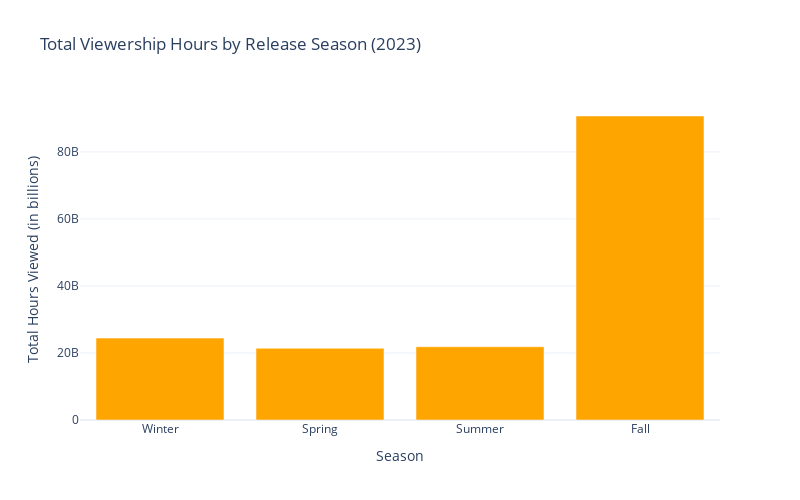

The code cell stored with this chart in its notebook:
### Code cell
def get_season(month):
    if month in [12, 1, 2]:
        return 'Winter'
    elif month in [3, 4, 5]:
        return 'Spring'
    elif month in [6, 7, 8]:
        return 'Summer'
    else:
        return 'Fall'

netflix_data['Release Season'] = netflix_data['Release Month'].apply(get_season)
seasonal_viewership = netflix_data.groupby('Release Season')['Hours Viewed'].sum()

seasons_order = ['Winter', 'Spring', 'Summer', 'Fall']
seasonal_viewership = seasonal_viewership.reindex(seasons_order)

fig = go.Figure(data=[
    go.Bar(
        x=seasonal_viewership.index,
        y=seasonal_viewership.values,
        marker_color='orange'
    )
])
fig.update_layout(
    title='Total Viewership Hours by Release Season (2023)',
    xaxis_title='Season',
    yaxis_title='Total Hours Viewed (in billions)',
    xaxis_tickangle=0,
    height=500,
    width=800,
    xaxis=dict(
        categoryorder='array',
        categoryarray=seasons_order
    )
)
fig.show()

### Figure 1 — Plotly figure (JSON) as saved in the notebook; plotly's stock layout.template omitted (floating-point values rounded to 4 significant figures)
{"data": [{"marker": {"color": "orange"}, "type": "bar", "x": ["Winter", "Spring", "Summer", "Fall"], "y": [24430000000.0, 21400000000.0, 21860000000.0, 90710000000.0]}], "layout": {"height": 500, "title": {"text": "Total Viewership Hours by Release Season (2023)"}, "width": 800, "xaxis": {"categoryarray": ["Winter", "Spring", "Summer", "Fall"], "categoryorder": "array", "tickangle": 0, "title": {"text": "Season"}}, "yaxis": {"title": {"text": "Total Hours Viewed (in billions)"}}}}
